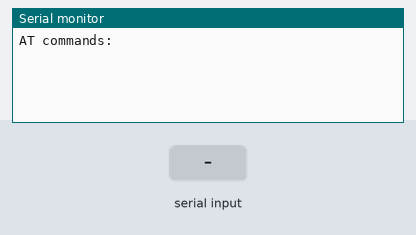
Recording of a sketch running on a simulated Arduino Uno, built with avr-gcc and run on an emulated ATmega328P. On the bench: the last lines printed to the serial monitor. The inputs (shaded band) are chosen by the test bench.

Above: at 1.2 s.
1.3 s: "1" received over the second serial link
At 2.0 s:
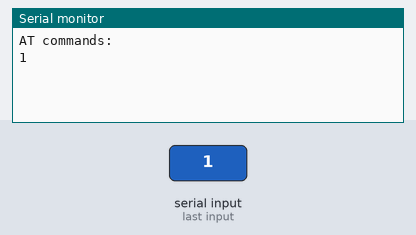
2.8 s: "0" received over the second serial link
At 3.2 s:
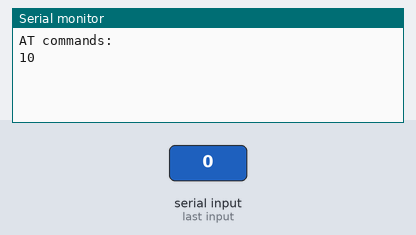

Measured:
- after the input at 1.3 s, the serial monitor: prints a new line at once (image 1)
- after the input at 2.8 s, the serial monitor: prints a new line at once (image 2)

The sketch:

HM-10_AT.ino
```cpp
#include <SoftwareSerial.h>

SoftwareSerial BTSerial(11,10); // CONNECT BLE RX PIN TO ARDUINO 10 PIN | CONNECT BLE TX PIN TO ARDUINO 11 PIN

void setup(){
  Serial.begin(9600);
  Serial.println("AT commands: ");
  BTSerial.begin(9600); // HM-10 baud rate


  }

  void loop () {
    //read from the HM-10, send and print to the Arduino Serial Monitor
    if(BTSerial.available())
      Serial.write(BTSerial.read());

    //Keep reading from the Arduino Serial and print to the HM-10
    if(Serial.available())
      BTSerial.write(Serial.read());
  }
```
